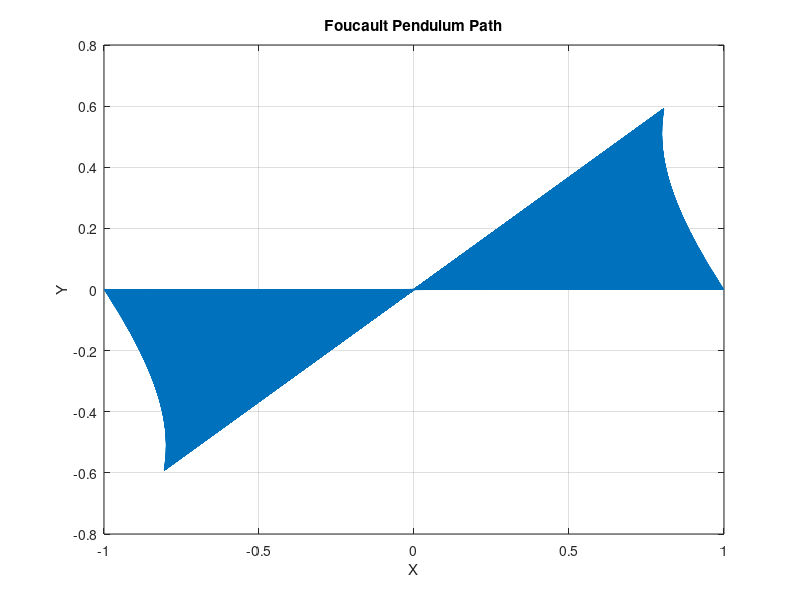

MATLAB code to generate this figure:
%Given that
g=9.8;L=10;
w=7.29e-5;
la=39.9611*pi/180;
p=2*w*sin(la);
f=@(t,x)[x(2);
    p*x(4)-(g/L)*x(1);
    x(4);
    p*x(2)-(g/L)*x(3)];
tspan=[0 20000];
X0=[1 0 0 0];%Initial condition
[t X]=ode45(f,tspan,X0);
plot(X(:,1),X(:,3))
xlabel("X")
ylabel("Y")
title("Foucault Pendulum Path")
grid on
